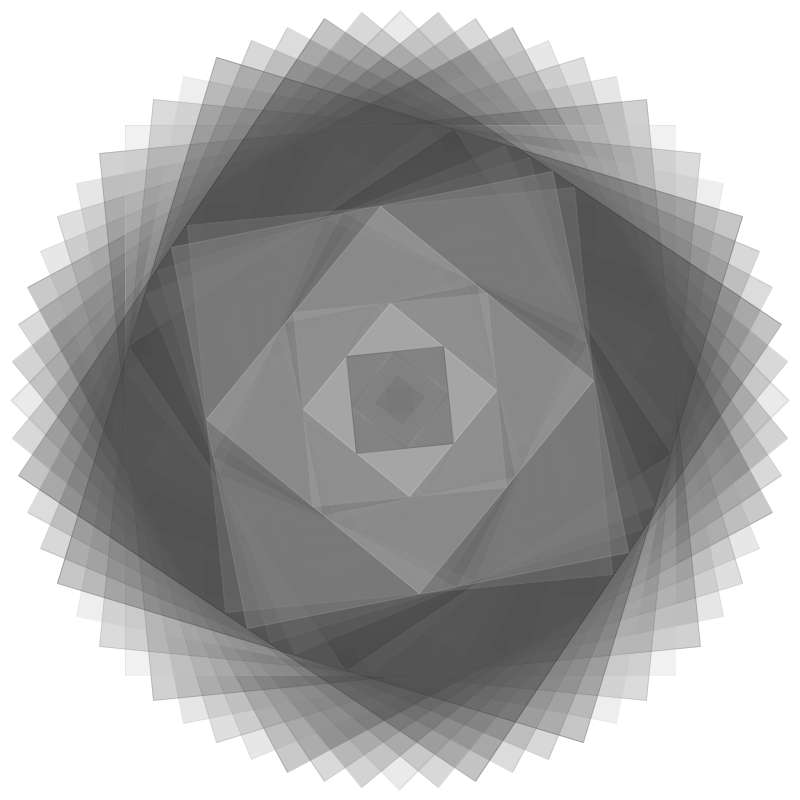
Frame 1 (no input)
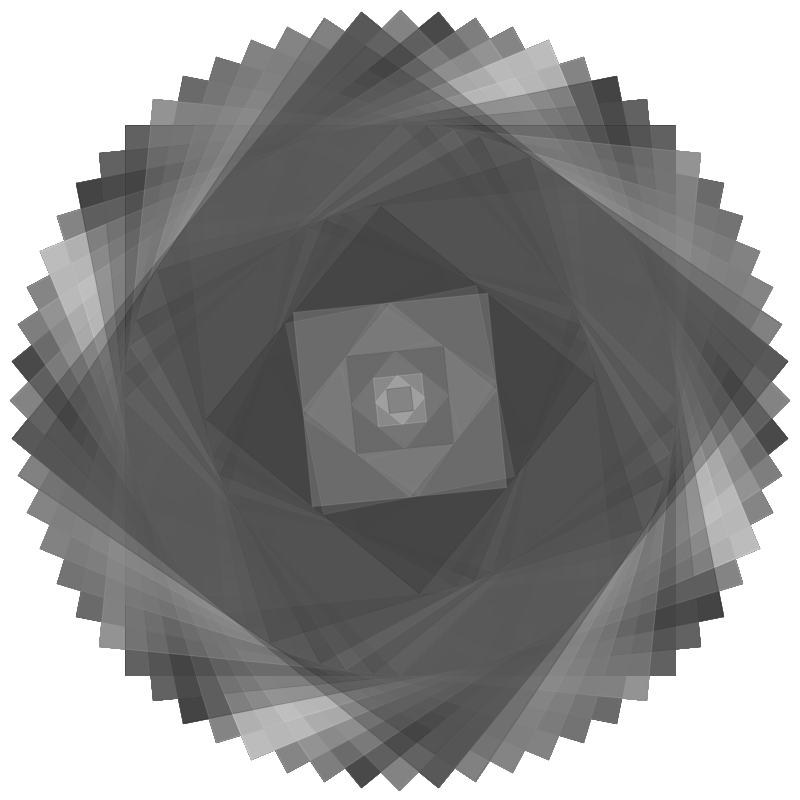
Frame 60 (the mouse pressed at the canvas centre just before this capture)
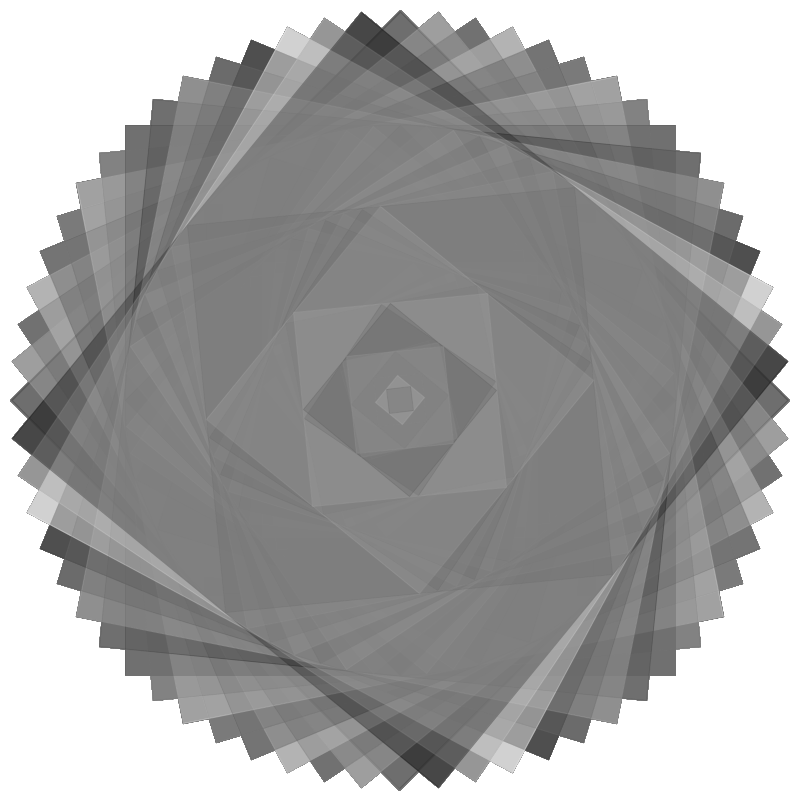
Frame 120 (the mouse held since frame 60 and released just before this capture)

The Processing sketch that drew these frames (run headless with seeded random() and noise(); from frame 60 on, the mouse is pressed at the canvas centre):

// Processing sketch: processing_31276
// ── processing_31276.pde

void setup()
{
  size(800,800);
  background(255);
}

void draw()
{
  strokeWeight(2);
  stroke(0);
 // fill(0,5);
  noFill();

  float a;
  int b = 0;
  rectMode(CENTER);
  translate(width/2,height/2);
  int c = 10;
  float x = 0;
  float rot = 32;
  float r = PI/rot;
  float rd = 0;
  float gr = 0;
  float bl = 0;  
  
while(x<.5*rot)
  {
    b = 0;
    a = 550;
    while(b<c)
    {
      rd=random(255);
      gr=random(255);
      bl=random(255);
      fill(rd,60);
      stroke(rd,60);
      rotate((PI/4));
      rect(0,0,a,a);
      a = (sqrt(a*a+a*a))/2;
      
     // fill(255-rd,60);
     // stroke(255-rd,60);
      
      //rotate((PI/4)-rot);
      //rect(0,0,a,a);
      //a = (sqrt(a*a+a*a))/2;
      b=b+1;
    }
    strokeWeight(1);
    rotate(r);
    x = x+1;
  }
}
